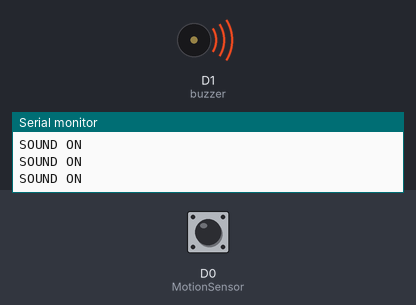
A sketch run on a simulated ESP8266 (NodeMCU). Parts: buzzer (waves = sounding, pin HIGH), the last lines printed to the serial monitor. The test bench sets the inputs (shaded band); at power-on: D0 (MotionSensor) LOW.

Above: at 1.2 s.
1.3 s: D0 (MotionSensor) driven HIGH
At 2.5 s:
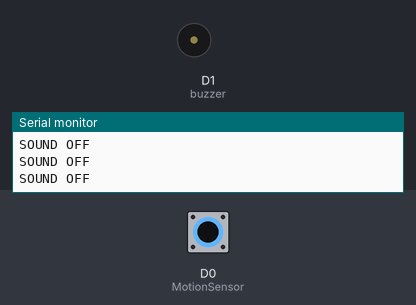
2.8 s: D0 (MotionSensor) driven LOW
At 3.9 s:
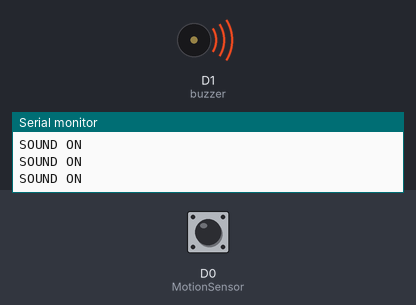
5.8 s: D0 (MotionSensor) pulsed HIGH 5 times (0.12 s each, 0.3 s apart)
At 6.01 s:
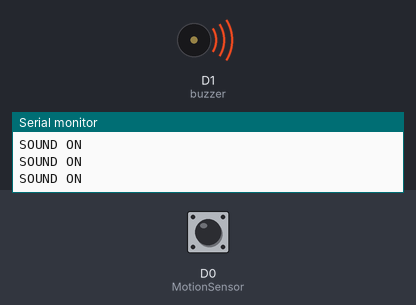
Timing chart, 0 to 8.8 s (numbered marks = the images above; inputs shaded):
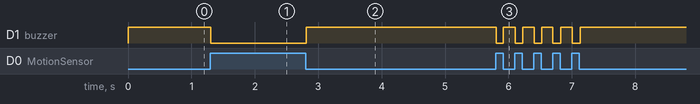

The sketch:

motion.ino
```cpp
#include <SoftwareSerial.h>
const int MotionSensor = D0;
const int buzzer = D1;
int value;

void setup() {
  Serial.begin(9600);
  pinMode(MotionSensor, INPUT);
  pinMode(buzzer, OUTPUT);
  digitalWrite(buzzer, LOW);
  // delay(1000);
}

void loop() {
  value = digitalRead(MotionSensor);
  if (value == HIGH) {
    digitalWrite(buzzer, LOW);
    Serial.println("SOUND OFF");
    // delay(1000);
  } else {
    digitalWrite(buzzer, HIGH);
    Serial.println("SOUND ON");
    // delay(1000);
  }
}
```

Measured:
- after the input at 1.3 s, D1 (buzzer): HIGH → LOW at once
- after the input at 2.8 s, D1 (buzzer): LOW → HIGH at once
- after the input at 5.8 s, D1 (buzzer): alternates HIGH for 0.18 s and LOW for 0.11 s, 10 changes in all, then stays HIGH, starting at once
